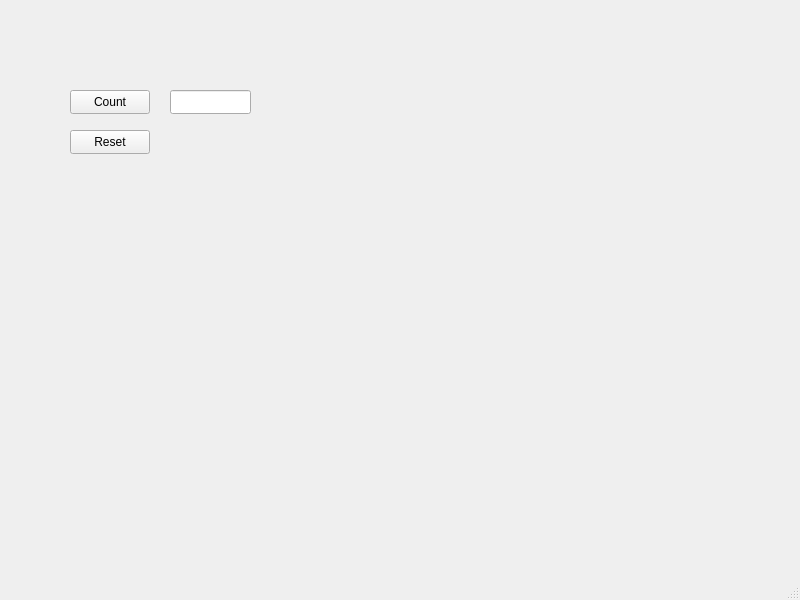
<?xml version="1.0" encoding="UTF-8"?>
<ui version="4.0">
 <class>MainWindow</class>
 <widget class="QMainWindow" name="MainWindow">
  <property name="geometry">
   <rect>
    <x>0</x>
    <y>0</y>
    <width>800</width>
    <height>600</height>
   </rect>
  </property>
  <property name="windowTitle">
   <string>MainWindow</string>
  </property>
  <widget class="QWidget" name="centralwidget">
   <widget class="QPushButton" name="Count">
    <property name="geometry">
     <rect>
      <x>70</x>
      <y>90</y>
      <width>80</width>
      <height>24</height>
     </rect>
    </property>
    <property name="text">
     <string>Count</string>
    </property>
   </widget>
   <widget class="QPushButton" name="Reset">
    <property name="geometry">
     <rect>
      <x>70</x>
      <y>130</y>
      <width>80</width>
      <height>24</height>
     </rect>
    </property>
    <property name="text">
     <string>Reset</string>
    </property>
   </widget>
   <widget class="QLineEdit" name="lineEdit">
    <property name="geometry">
     <rect>
      <x>170</x>
      <y>90</y>
      <width>81</width>
      <height>24</height>
     </rect>
    </property>
   </widget>
  </widget>
  <widget class="QMenuBar" name="menubar">
   <property name="geometry">
    <rect>
     <x>0</x>
     <y>0</y>
     <width>800</width>
     <height>21</height>
    </rect>
   </property>
  </widget>
  <widget class="QStatusBar" name="statusbar"/>
 </widget>
 <resources/>
 <connections/>
</ui>
